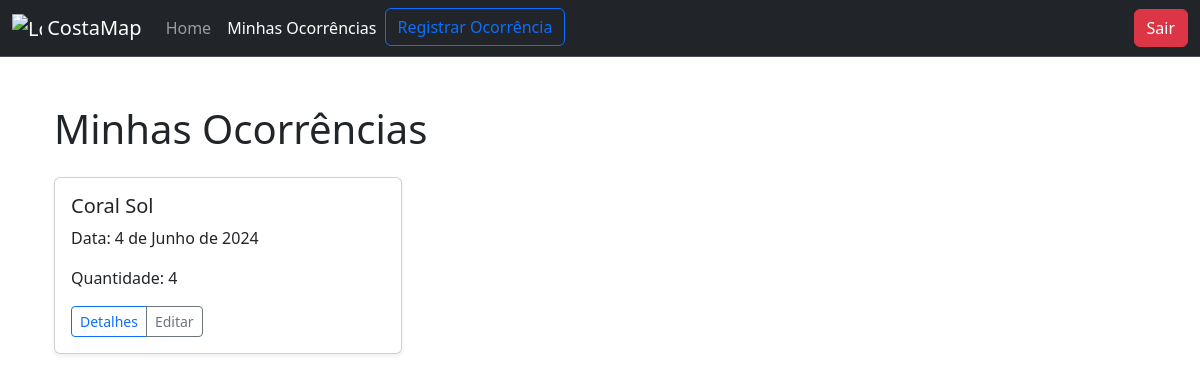
The page /minhas-ocorrencias/ (signed in) on the database as committed earlier.
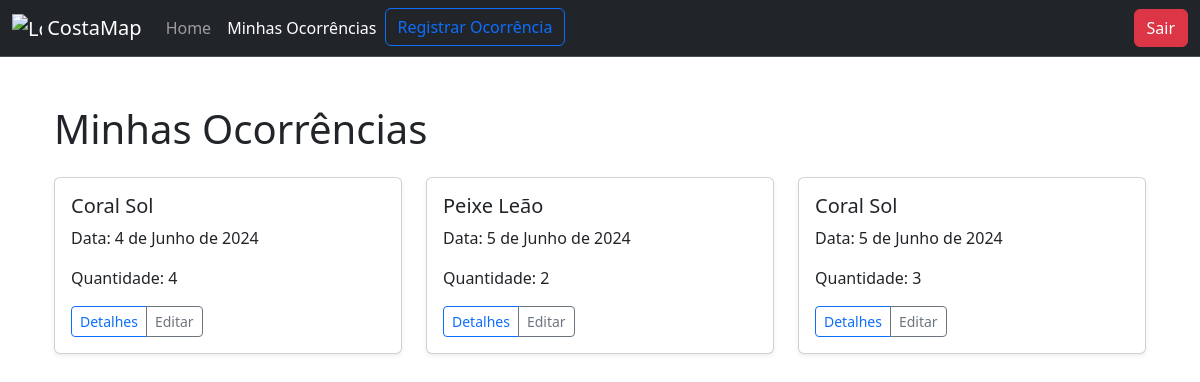
The same page on the database as committed later.
### core/models.py (models this page shows, shortened)
class Ocorrencia(models.Model):
    CORAL_SOL = 'CS'
    PEIXE_LEAO = 'PL'
    ESPECIE_CHOICES = [
        (CORAL_SOL, 'Coral Sol'),
        (PEIXE_LEAO, 'Peixe Leão'),
    ]
    mergulhador = models.ForeignKey(User, on_delete=models.CASCADE)
    profundidade = models.FloatField()
    latitude = models.FloatField()
    longitude = models.FloatField()
    visibilidade = models.FloatField()
    temperatura_agua = models.FloatField()
    quantidade = models.IntegerField()
    data = models.DateField()
    especie = models.CharField(max_length=2, choices=ESPECIE_CHOICES, default=CORAL_SOL)

### core/views.py (the view)
# urls.py: path('minhas-ocorrencias/', views.minhas_ocorrencias, name='minhas_ocorrencias'),
def minhas_ocorrencias(request):
    if request.user.is_authenticated:
        ocorrencias = Ocorrencia.objects.filter(mergulhador=request.user)
        return render(request, 'core/ocorrencias_usuario.html', {'ocorrencias': ocorrencias})
    else:
        return render(request, 'core/ocorrencias_usuario.html', {})

### core/templates/core/ocorrencias_usuario.html (shortened to what this page needs)
{% extends 'core/base.html' %}
{% load static %}
{% block content %}
    {% if user.is_authenticated %}
        <div class="container">
            <h1 class="mt-5 mb-4">Minhas Ocorrências</h1>
            <div class="row">
                {% for ocorrencia in ocorrencias %}
                    <div class="col-md-4">
                        <div class="card mb-4 shadow-sm">
                            <div class="card-body">
                                <h5 class="card-title">{% if ocorrencia.especie == 'PL' %}Peixe Leão{% else %}Coral Sol{% endif %}</h5>
                                <p class="card-text">Data: {{ ocorrencia.data }}</p>
                                <p class="card-text">Quantidade: {{ ocorrencia.quantidade }}</p>
                                <div class="d-flex justify-content-between align-items-center">
                                    <div class="btn-group">
                                        <a href="{% url 'detalhe_ocorrencia' ocorrencia.pk %}" class="btn btn-sm btn-outline-primary">Detalhes</a>
                                        <a href="{% url 'editar_ocorrencia' ocorrencia.pk %}" class="btn btn-sm btn-outline-secondary">Editar</a>
                                    </div>
                                </div>
                            </div>
                        </div>
                    </div>
                {% endfor %}
            </div>
        </div>
    {% else %}
        <div class="container">
            <h1 class="mt-5 mb-4">Minhas Ocorrências</h1>
            <p>Você precisa estar logado para acessar essa página.</p>
        </div>
    {% endif %}
{% endblock %}

Rows that differ between the two databases and show on the page:
added Ocorrencia: especie "Peixe Leão", data "5 de Junho de 2024", quantidade "2"
added Ocorrencia: especie "Coral Sol", data "5 de Junho de 2024", quantidade "3"
